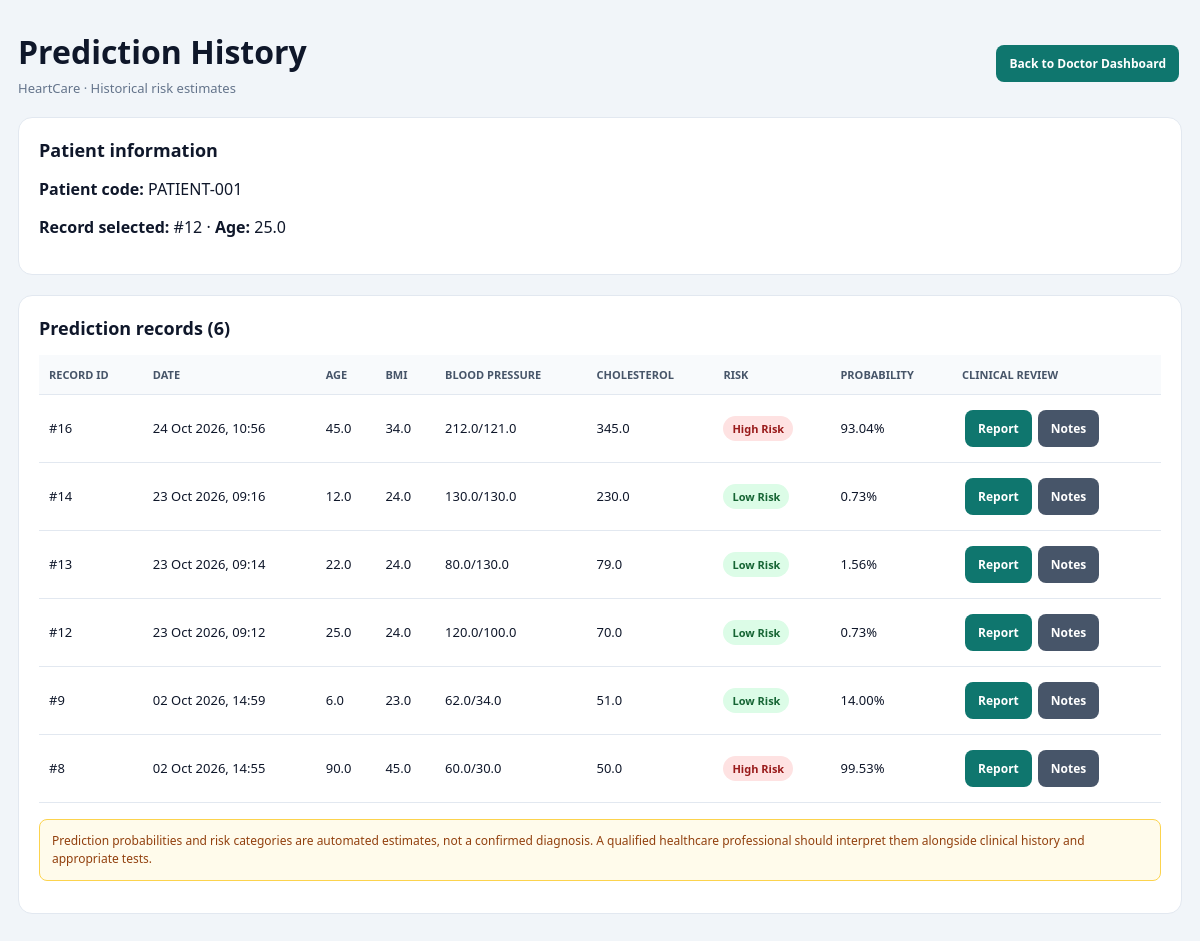
The page /doctor/patient/12/history (signed in) on the database its author committed.
### app.py (models this page shows)
class Patient(db.Model):
    id = db.Column(
        db.Integer,
        primary_key=True
    )
    patient_code = db.Column(
        db.String(50),
        nullable=True,
        index=True
    )
    age = db.Column(
        db.Float
    )
    gender = db.Column(
        db.Float
    )
    bmi = db.Column(
        db.Float
    )
    systolic = db.Column(
        db.Float
    )
    diastolic = db.Column(
        db.Float
    )
    cholesterol = db.Column(
        db.Float
    )
    risk = db.Column(
        db.String(50)
    )
    probability = db.Column(
        db.Float
    )
    date = db.Column(
        db.DateTime,
        default=datetime.utcnow
    )

### app.py (the view)
@app.route("/doctor/patient/<int:patient_id>/history")
def patient_history(patient_id):
    access_response = doctor_or_admin_required()
    if access_response:
        return access_response
    patient = Patient.query.get_or_404(patient_id)
    if patient.patient_code:
        history_records = Patient.query.filter_by(
            patient_code=patient.patient_code
        ).order_by(Patient.date.desc()).all()
    else:
        history_records = [patient]
    chart_labels = [
        record.date.strftime("%d %b %Y") if record.date else "Unknown"
        for record in reversed(history_records)
    ]
    chart_values = [round(record.probability or 0, 2) for record in reversed(history_records)]
    return render_template(
        "patient_history.html",
        patient=patient,
        history=history_records,
        chart_labels=chart_labels,
        chart_values=chart_values,
        view_mode="doctor",
    )

### app.py (called while the page is built)
def doctor_or_admin_required():
    if "role" not in session:
        return redirect(url_for("login"))
    if session.get("role") not in ("doctor", "admin"):
        return ("Access denied. A doctor or administrator account is required.", 403)
    return None

### templates/patient_history.html (shortened to what this page needs)
<!DOCTYPE html>
<html lang="en"><head><meta charset="UTF-8"><meta name="viewport" content="width=device-width,initial-scale=1"><title>Prediction History | HeartCare</title>
</head><body><main class="wrap">
<header class="top"><div><h1>Prediction History</h1><div class="muted">HeartCare · Historical risk estimates</div></div><div>{% if view_mode == 'doctor' %}<a class="btn" href="{{ url_for('doctor_dashboard') }}">Back to Doctor Dashboard</a>{% else %}<a class="btn" href="{{ url_for('patient_dashboard') }}">Back to Patient Dashboard</a>{% endif %}</div></header>
<section class="card"><h2 style="font-size:18px;margin-top:0">Patient information</h2><p><strong>Patient code:</strong> {{ patient.patient_code if patient and patient.patient_code else 'Not assigned to this legacy record' }}</p>{% if patient %}<p><strong>Record selected:</strong> #{{ patient.id }}{% if patient.age is not none %} · <strong>Age:</strong> {{ patient.age }}{% endif %}</p>{% endif %}</section>
<section class="card"><h2 style="font-size:18px;margin-top:0">Prediction records ({{ history|length if history else 0 }})</h2><div class="table-wrap"><table><thead><tr><th>Record ID</th><th>Date</th><th>Age</th><th>BMI</th><th>Blood Pressure</th><th>Cholesterol</th><th>Risk</th><th>Probability</th>{% if view_mode == 'doctor' %}<th>Clinical review</th>{% endif %}</tr></thead><tbody>
{% for record in history %}<tr><td>#{{ record.id }}</td><td>{{ record.date.strftime('%d %b %Y, %H:%M') if record.date else 'N/A' }}</td><td>{{ record.age if record.age is not none else 'N/A' }}</td><td>{{ '%.1f'|format(record.bmi) if record.bmi is not none else 'N/A' }}</td><td>{{ record.systolic if record.systolic is not none else 'N/A' }}/{{ record.diastolic if record.diastolic is not none else 'N/A' }}</td><td>{{ record.cholesterol if record.cholesterol is not none else 'N/A' }}</td><td>{% if record.risk == 'High Risk' %}<span class="badge high">High Risk</span>{% elif record.risk == 'Low Risk' %}<span class="badge low">Low Risk</span>{% else %}{{ record.risk or 'N/A' }}{% endif %}</td><td>{{ '%.2f'|format(record.probability) if record.probability is not none else 'N/A' }}{% if record.probability is not none %}%{% endif %}</td>{% if view_mode == 'doctor' %}<td><a class="btn" href="{{ url_for('medical_report', patient_id=record.id) }}">Report</a><a class="btn secondary" href="{{ url_for('medical_notes', patient_id=record.id) }}">Notes</a></td>{% endif %}</tr>
{% else %}<tr><td colspan="9" class="empty">No prediction history is available for this patient yet.</td></tr>{% endfor %}</tbody></table></div>
<p class="note" style="margin-top:16px">Prediction probabilities and risk categories are automated estimates, not a confirmed diagnosis. A qualified healthcare professional should interpret them alongside clinical history and appropriate tests.</p></section>
</main></body></html>

### templates/patient_history.html (style rules this page uses)
* { box-sizing:border-box }
body { margin:0;background:#f1f5f9;color:#0f172a;font-family:Segoe UI,Arial,sans-serif }
.wrap { max-width:1250px;margin:30px auto;padding:0 18px }
.top { display:flex;justify-content:space-between;align-items:center;gap:15px;flex-wrap:wrap;margin-bottom:20px }
h1 { margin:0 0 6px }
.muted { color:#64748b;font-size:13px }
.card { background:#fff;border:1px solid #e2e8f0;border-radius:14px;padding:20px;margin-bottom:20px }
.btn { display:inline-block;padding:10px 13px;border-radius:8px;background:#0f766e;color:#fff;text-decoration:none;font-size:12px;font-weight:700;margin:3px }
.btn.secondary { background:#475569 }
.table-wrap { overflow-x:auto }
table { width:100%;border-collapse:collapse;min-width:760px }
th,td { padding:12px 10px;border-bottom:1px solid #e2e8f0;text-align:left;font-size:13px }
th { background:#f8fafc;color:#475569;font-size:11px;text-transform:uppercase }
.badge { padding:5px 9px;border-radius:99px;font-size:11px;font-weight:800 }
.high { background:#fee2e2;color:#991b1b }
.low { background:#dcfce7;color:#166534 }
.note { background:#fffbeb;border:1px solid #fcd34d;border-radius:8px;padding:12px;color:#92400e;font-size:12px;line-height:1.5 }

### rows shown on the page
Patient: patient_code "PATIENT-001", id "12", age "25.0", date "23 Oct 2026, 09:12", bmi "24.0", systolic "120.0", diastolic "100.0", cholesterol "70.0", risk "Low Risk", probability "0.73"
Patient: id "16", date "24 Oct 2026, 10:56", age "45.0", bmi "34.0", systolic "212.0", diastolic "121.0", cholesterol "345.0", risk "High Risk", probability "93.04"
Patient: id "14", date "23 Oct 2026, 09:16", age "12.0", bmi "24.0", systolic "130.0", diastolic "130.0", cholesterol "230.0", risk "Low Risk", probability "0.73"
Patient: id "13", date "23 Oct 2026, 09:14", age "22.0", bmi "24.0", systolic "80.0", diastolic "130.0", cholesterol "79.0", risk "Low Risk", probability "1.56"
Patient: id "9", date "02 Oct 2026, 14:59", age "6.0", bmi "23.0", systolic "62.0", diastolic "34.0", cholesterol "51.0", risk "Low Risk", probability "14.00"
Patient: id "8", date "02 Oct 2026, 14:55", age "90.0", bmi "45.0", systolic "60.0", diastolic "30.0", cholesterol "50.0", risk "High Risk", probability "99.53"

### other values the page prints
{{ history|length if history else 0 }} "6"
